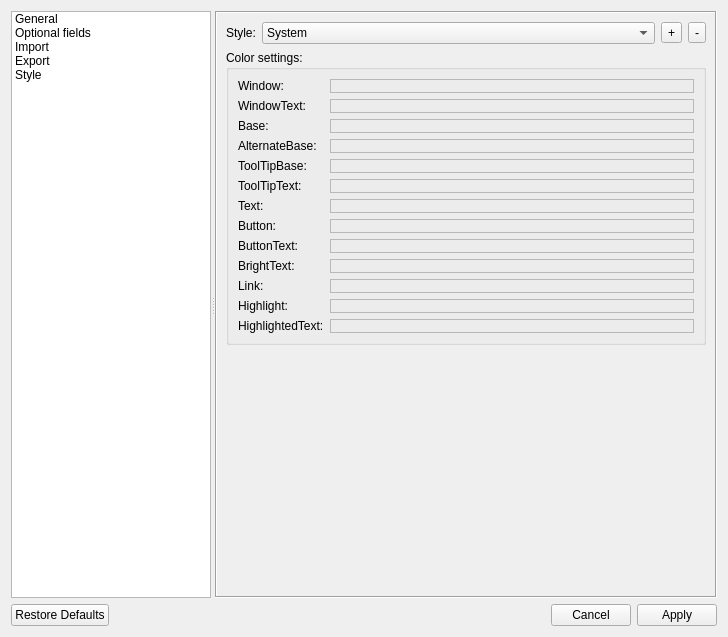
<?xml version="1.0" encoding="UTF-8"?>
<ui version="4.0">
 <class>Settings</class>
 <widget class="QDialog" name="Settings">
  <property name="geometry">
   <rect>
    <x>0</x>
    <y>0</y>
    <width>728</width>
    <height>637</height>
   </rect>
  </property>
  <property name="windowTitle">
   <string>Settings</string>
  </property>
  <property name="windowIcon">
   <iconset resource="resource.qrc">
    <normaloff>:/images/config.png</normaloff>:/images/config.png</iconset>
  </property>
  <layout class="QVBoxLayout" name="verticalLayout_2">
   <item>
    <widget class="QSplitter" name="splitter">
     <property name="orientation">
      <enum>Qt::Horizontal</enum>
     </property>
     <widget class="QListWidget" name="listWidget">
      <property name="sizePolicy">
       <sizepolicy hsizetype="Maximum" vsizetype="Maximum">
        <horstretch>0</horstretch>
        <verstretch>0</verstretch>
       </sizepolicy>
      </property>
      <property name="maximumSize">
       <size>
        <width>200</width>
        <height>16777215</height>
       </size>
      </property>
      <property name="viewMode">
       <enum>QListView::ListMode</enum>
      </property>
      <item>
       <property name="text">
        <string>General</string>
       </property>
       <property name="icon">
        <iconset>
         <normaloff>../../../../images/DBA_Icon.png</normaloff>../../../../images/DBA_Icon.png</iconset>
       </property>
       <property name="flags">
        <set>ItemIsSelectable|ItemIsEnabled</set>
       </property>
      </item>
      <item>
       <property name="text">
        <string>Optional fields</string>
       </property>
       <property name="icon">
        <iconset>
         <normaloff>../../../../images/config.png</normaloff>../../../../images/config.png</iconset>
       </property>
       <property name="flags">
        <set>ItemIsSelectable|ItemIsEnabled</set>
       </property>
      </item>
      <item>
       <property name="text">
        <string>Import</string>
       </property>
       <property name="icon">
        <iconset>
         <normaloff>../../../../images/import.png</normaloff>../../../../images/import.png</iconset>
       </property>
       <property name="flags">
        <set>ItemIsSelectable|ItemIsEnabled</set>
       </property>
      </item>
      <item>
       <property name="text">
        <string>Export</string>
       </property>
       <property name="icon">
        <iconset>
         <normaloff>../../../../images/export.png</normaloff>../../../../images/export.png</iconset>
       </property>
       <property name="flags">
        <set>ItemIsSelectable|ItemIsEnabled</set>
       </property>
      </item>
      <item>
       <property name="text">
        <string>Style</string>
       </property>
      </item>
     </widget>
     <widget class="QStackedWidget" name="StackedWidget">
      <property name="sizePolicy">
       <sizepolicy hsizetype="Minimum" vsizetype="Minimum">
        <horstretch>0</horstretch>
        <verstretch>0</verstretch>
       </sizepolicy>
      </property>
      <property name="minimumSize">
       <size>
        <width>420</width>
        <height>0</height>
       </size>
      </property>
      <property name="frameShape">
       <enum>QFrame::Box</enum>
      </property>
      <property name="frameShadow">
       <enum>QFrame::Sunken</enum>
      </property>
      <property name="currentIndex">
       <number>4</number>
      </property>
      <widget class="QWidget" name="Page_General">
       <layout class="QVBoxLayout" name="verticalLayout">
        <property name="leftMargin">
         <number>2</number>
        </property>
        <property name="topMargin">
         <number>2</number>
        </property>
        <property name="rightMargin">
         <number>2</number>
        </property>
        <property name="bottomMargin">
         <number>2</number>
        </property>
        <item>
         <widget class="QScrollArea" name="ScrollArea_General">
          <property name="frameShape">
           <enum>QFrame::NoFrame</enum>
          </property>
          <property name="widgetResizable">
           <bool>true</bool>
          </property>
          <widget class="QWidget" name="scrollAreaWidgetContents">
           <property name="geometry">
            <rect>
             <x>0</x>
             <y>0</y>
             <width>329</width>
             <height>586</height>
            </rect>
           </property>
           <layout class="QVBoxLayout" name="verticalLayout_4">
            <item>
             <widget class="QGroupBox" name="GroupBox_Global">
              <property name="autoFillBackground">
               <bool>true</bool>
              </property>
              <property name="title">
               <string>Global:</string>
              </property>
              <layout class="QFormLayout" name="formLayout_3">
               <property name="fieldGrowthPolicy">
                <enum>QFormLayout::AllNonFixedFieldsGrow</enum>
               </property>
               <item row="0" column="0">
                <widget class="QLabel" name="Label_Language">
                 <property name="text">
                  <string>Language:</string>
                 </property>
                </widget>
               </item>
               <item row="0" column="1">
                <widget class="QComboBox" name="ComboBox_Language"/>
               </item>
              </layout>
             </widget>
            </item>
            <item>
             <widget class="QGroupBox" name="GroupBox_Network">
              <property name="title">
               <string>Network:</string>
              </property>
              <layout class="QGridLayout" name="gridLayout">
               <item row="0" column="0">
                <widget class="QCheckBox" name="ChBox_CheckForUpdate">
                 <property name="text">
                  <string>Checking updates</string>
                 </property>
                </widget>
               </item>
               <item row="1" column="0">
                <widget class="QCheckBox" name="ChBox_SearchOnShikimori">
                 <property name="text">
                  <string>Live search on shikimori</string>
                 </property>
                </widget>
               </item>
              </layout>
             </widget>
            </item>
            <item>
             <widget class="QGroupBox" name="GroupBox_ActiveSections">
              <property name="sizePolicy">
               <sizepolicy hsizetype="Preferred" vsizetype="Maximum">
                <horstretch>0</horstretch>
                <verstretch>0</verstretch>
               </sizepolicy>
              </property>
              <property name="title">
               <string>Active sections:</string>
              </property>
              <layout class="QHBoxLayout" name="horizontalLayout">
               <item>
                <widget class="QCheckBox" name="ChBox_AS_Anime">
                 <property name="text">
                  <string>Anime</string>
                 </property>
                </widget>
               </item>
               <item>
                <widget class="QCheckBox" name="ChBox_AS_Manga">
                 <property name="text">
                  <string>Manga</string>
                 </property>
                </widget>
               </item>
               <item>
                <widget class="QCheckBox" name="ChBox_AS_Amv">
                 <property name="text">
                  <string>Amv</string>
                 </property>
                </widget>
               </item>
               <item>
                <widget class="QCheckBox" name="ChBox_AS_Dorama">
                 <property name="text">
                  <string>Dorama</string>
                 </property>
                </widget>
               </item>
              </layout>
             </widget>
            </item>
            <item>
             <widget class="QGroupBox" name="GroupBox_ItemList">
              <property name="title">
               <string comment="Current active element">Item list:</string>
              </property>
              <layout class="QFormLayout" name="formLayout">
               <item row="2" column="0">
                <widget class="QLabel" name="Label_Sorting">
                 <property name="text">
                  <string>Sorting:</string>
                 </property>
                </widget>
               </item>
               <item row="2" column="1">
                <widget class="QComboBox" name="ComboBox_ItemList_Sorting"/>
               </item>
               <item row="0" column="0">
                <widget class="QLabel" name="Label_DisplayedField">
                 <property name="text">
                  <string>Displayed field:</string>
                 </property>
                </widget>
               </item>
               <item row="0" column="1">
                <widget class="QComboBox" name="ComboBox_ItemList_DisplayedField">
                 <property name="enabled">
                  <bool>true</bool>
                 </property>
                </widget>
               </item>
              </layout>
             </widget>
            </item>
            <item>
             <widget class="QGroupBox" name="GroupBox_ActiveItem">
              <property name="title">
               <string>Active item:</string>
              </property>
              <layout class="QFormLayout" name="formLayout_2">
               <item row="0" column="0" colspan="2">
                <widget class="QCheckBox" name="ChBox_SwitchCoverOrDir">
                 <property name="text">
                  <string>Switch cover/directory</string>
                 </property>
                </widget>
               </item>
              </layout>
             </widget>
            </item>
            <item>
             <widget class="QGroupBox" name="groupBox">
              <property name="title">
               <string>Work directory:</string>
              </property>
              <property name="checkable">
               <bool>true</bool>
              </property>
              <property name="checked">
               <bool>false</bool>
              </property>
              <layout class="QFormLayout" name="formLayout_5">
               <item row="0" column="1">
                <layout class="QHBoxLayout" name="horizontalLayout_8">
                 <item>
                  <widget class="QLineEdit" name="LineEdit_WorkDir">
                   <property name="dragEnabled">
                    <bool>true</bool>
                   </property>
                   <property name="clearButtonEnabled">
                    <bool>true</bool>
                   </property>
                  </widget>
                 </item>
                 <item>
                  <widget class="QToolButton" name="TBtn_WorkDir_Choose">
                   <property name="text">
                    <string/>
                   </property>
                   <property name="icon">
                    <iconset resource="resource.qrc">
                     <normaloff>:/images/folder.png</normaloff>:/images/folder.png</iconset>
                   </property>
                  </widget>
                 </item>
                </layout>
               </item>
              </layout>
             </widget>
            </item>
            <item>
             <spacer name="VSpacer_General">
              <property name="orientation">
               <enum>Qt::Vertical</enum>
              </property>
              <property name="sizeHint" stdset="0">
               <size>
                <width>20</width>
                <height>40</height>
               </size>
              </property>
             </spacer>
            </item>
           </layout>
          </widget>
         </widget>
        </item>
       </layout>
      </widget>
      <widget class="QWidget" name="Page_OptionalFields">
       <layout class="QVBoxLayout" name="VLay_3">
        <property name="leftMargin">
         <number>2</number>
        </property>
        <property name="topMargin">
         <number>2</number>
        </property>
        <property name="rightMargin">
         <number>2</number>
        </property>
        <property name="bottomMargin">
         <number>2</number>
        </property>
        <item>
         <widget class="QScrollArea" name="ScrollArea_OptionalFields">
          <property name="frameShape">
           <enum>QFrame::NoFrame</enum>
          </property>
          <property name="widgetResizable">
           <bool>true</bool>
          </property>
          <widget class="QWidget" name="scrollAreaWidgetContents_2">
           <property name="geometry">
            <rect>
             <x>0</x>
             <y>0</y>
             <width>314</width>
             <height>261</height>
            </rect>
           </property>
           <layout class="QVBoxLayout" name="verticalLayout_3">
            <item>
             <widget class="QGroupBox" name="GroupBox_Anime">
              <property name="title">
               <string>Anime:</string>
              </property>
              <layout class="QHBoxLayout" name="horizontalLayout_2">
               <item>
                <widget class="QCheckBox" name="ChBox_OptField_Anime_AltTitle">
                 <property name="text">
                  <string>Alt title</string>
                 </property>
                </widget>
               </item>
               <item>
                <widget class="QCheckBox" name="ChBox_OptField_Anime_Director">
                 <property name="text">
                  <string>Director</string>
                 </property>
                </widget>
               </item>
               <item>
                <widget class="QCheckBox" name="ChBox_OptField_Anime_Postscoring">
                 <property name="text">
                  <string>Postscoring</string>
                 </property>
                </widget>
               </item>
              </layout>
             </widget>
            </item>
            <item>
             <widget class="QGroupBox" name="GroupBox_Manga">
              <property name="title">
               <string>Manga:</string>
              </property>
              <layout class="QHBoxLayout" name="horizontalLayout_3">
               <item>
                <widget class="QCheckBox" name="ChBox_OptField_Manga_AltTitle">
                 <property name="text">
                  <string>Alt title</string>
                 </property>
                </widget>
               </item>
               <item>
                <widget class="QCheckBox" name="ChBox_OptField_Manga_Author">
                 <property name="text">
                  <string>Author</string>
                 </property>
                </widget>
               </item>
               <item>
                <widget class="QCheckBox" name="ChBox_OptField_Manga_Translation">
                 <property name="text">
                  <string>Translation</string>
                 </property>
                </widget>
               </item>
              </layout>
             </widget>
            </item>
            <item>
             <widget class="QGroupBox" name="GroupBox_Dorama">
              <property name="title">
               <string>Dorama:</string>
              </property>
              <layout class="QHBoxLayout" name="horizontalLayout_4">
               <item>
                <widget class="QCheckBox" name="ChBox_OptField_Dorama_AltTitle">
                 <property name="text">
                  <string>Alt title</string>
                 </property>
                </widget>
               </item>
               <item>
                <widget class="QCheckBox" name="ChBox_OptField_Dorama_Director">
                 <property name="text">
                  <string>Director</string>
                 </property>
                </widget>
               </item>
               <item>
                <widget class="QLabel" name="label"/>
               </item>
              </layout>
             </widget>
            </item>
            <item>
             <spacer name="VSpacer_OptionalFields">
              <property name="orientation">
               <enum>Qt::Vertical</enum>
              </property>
              <property name="sizeHint" stdset="0">
               <size>
                <width>20</width>
                <height>215</height>
               </size>
              </property>
             </spacer>
            </item>
           </layout>
          </widget>
         </widget>
        </item>
       </layout>
      </widget>
      <widget class="QWidget" name="Page_Import">
       <layout class="QVBoxLayout" name="VLay_Import">
        <property name="leftMargin">
         <number>2</number>
        </property>
        <property name="topMargin">
         <number>2</number>
        </property>
        <property name="rightMargin">
         <number>2</number>
        </property>
        <property name="bottomMargin">
         <number>2</number>
        </property>
        <item>
         <widget class="QScrollArea" name="ScrollArea_Import">
          <property name="frameShape">
           <enum>QFrame::NoFrame</enum>
          </property>
          <property name="widgetResizable">
           <bool>true</bool>
          </property>
          <widget class="QWidget" name="scrollAreaWidgetContents_3">
           <property name="geometry">
            <rect>
             <x>0</x>
             <y>0</y>
             <width>329</width>
             <height>241</height>
            </rect>
           </property>
           <layout class="QVBoxLayout" name="verticalLayout_5">
            <item>
             <layout class="QHBoxLayout" name="HLay_Import_Path">
              <item>
               <widget class="QLineEdit" name="LineEdit_Import_FilePath">
                <property name="dragEnabled">
                 <bool>true</bool>
                </property>
                <property name="clearButtonEnabled">
                 <bool>true</bool>
                </property>
               </widget>
              </item>
              <item>
               <widget class="QToolButton" name="TBtn_Import_Path_Choose">
                <property name="icon">
                 <iconset resource="resource.qrc">
                  <normaloff>:/images/folder.png</normaloff>:/images/folder.png</iconset>
                </property>
               </widget>
              </item>
             </layout>
            </item>
            <item>
             <widget class="QGroupBox" name="GroupBox_ImportSections">
              <property name="title">
               <string>Import sections:</string>
              </property>
              <layout class="QHBoxLayout" name="horizontalLayout_6">
               <item>
                <widget class="QCheckBox" name="ChBox_Import_Anime">
                 <property name="text">
                  <string>Anime</string>
                 </property>
                 <property name="checked">
                  <bool>true</bool>
                 </property>
                </widget>
               </item>
               <item>
                <widget class="QCheckBox" name="ChBox_Import_Manga">
                 <property name="text">
                  <string>Manga</string>
                 </property>
                 <property name="checked">
                  <bool>true</bool>
                 </property>
                </widget>
               </item>
               <item>
                <widget class="QCheckBox" name="ChBox_Import_Amv">
                 <property name="text">
                  <string>Amv</string>
                 </property>
                 <property name="checked">
                  <bool>true</bool>
                 </property>
                </widget>
               </item>
               <item>
                <widget class="QCheckBox" name="ChBox_Import_Dorama">
                 <property name="text">
                  <string>Dorama</string>
                 </property>
                 <property name="checked">
                  <bool>true</bool>
                 </property>
                </widget>
               </item>
              </layout>
             </widget>
            </item>
            <item>
             <widget class="QCheckBox" name="ChBox_Import_Images">
              <property name="text">
               <string>Import images</string>
              </property>
              <property name="checked">
               <bool>true</bool>
              </property>
             </widget>
            </item>
            <item>
             <layout class="QHBoxLayout" name="HLay_Import_Actions">
              <item>
               <widget class="QPushButton" name="PBtn_Import_Append">
                <property name="text">
                 <string>Append</string>
                </property>
                <property name="icon">
                 <iconset resource="resource.qrc">
                  <normaloff>:/images/list-add.png</normaloff>:/images/list-add.png</iconset>
                </property>
               </widget>
              </item>
              <item>
               <widget class="QPushButton" name="PBtn_Import_Replace">
                <property name="text">
                 <string>Replace</string>
                </property>
                <property name="icon">
                 <iconset resource="resource.qrc">
                  <normaloff>:/images/refresh.png</normaloff>:/images/refresh.png</iconset>
                </property>
               </widget>
              </item>
             </layout>
            </item>
            <item>
             <widget class="QProgressBar" name="ProgressBar_Import">
              <property name="value">
               <number>0</number>
              </property>
              <property name="alignment">
               <set>Qt::AlignCenter</set>
              </property>
             </widget>
            </item>
            <item>
             <spacer name="VSpacer_Import">
              <property name="orientation">
               <enum>Qt::Vertical</enum>
              </property>
              <property name="sizeHint" stdset="0">
               <size>
                <width>20</width>
                <height>239</height>
               </size>
              </property>
             </spacer>
            </item>
           </layout>
          </widget>
         </widget>
        </item>
       </layout>
      </widget>
      <widget class="QWidget" name="Page_Export">
       <layout class="QVBoxLayout" name="verticalLayout_6">
        <property name="leftMargin">
         <number>2</number>
        </property>
        <property name="topMargin">
         <number>2</number>
        </property>
        <property name="rightMargin">
         <number>2</number>
        </property>
        <property name="bottomMargin">
         <number>2</number>
        </property>
        <item>
         <widget class="QScrollArea" name="ScrollArea_Export">
          <property name="frameShape">
           <enum>QFrame::NoFrame</enum>
          </property>
          <property name="widgetResizable">
           <bool>true</bool>
          </property>
          <widget class="QWidget" name="scrollAreaWidgetContents_4">
           <property name="geometry">
            <rect>
             <x>0</x>
             <y>0</y>
             <width>329</width>
             <height>239</height>
            </rect>
           </property>
           <layout class="QVBoxLayout" name="verticalLayout_7">
            <item>
             <layout class="QHBoxLayout" name="horizontalLayout_5">
              <item>
               <widget class="QLineEdit" name="LineEdit_Export_FilePath">
                <property name="dragEnabled">
                 <bool>true</bool>
                </property>
                <property name="clearButtonEnabled">
                 <bool>true</bool>
                </property>
               </widget>
              </item>
              <item>
               <widget class="QToolButton" name="TBtn_Export_Path_Choose">
                <property name="icon">
                 <iconset resource="resource.qrc">
                  <normaloff>:/images/folder.png</normaloff>:/images/folder.png</iconset>
                </property>
               </widget>
              </item>
             </layout>
            </item>
            <item>
             <widget class="QGroupBox" name="GroupBox_Export_Sections">
              <property name="title">
               <string>Export sections:</string>
              </property>
              <layout class="QHBoxLayout" name="horizontalLayout_7">
               <item>
                <widget class="QCheckBox" name="ChBox_Export_Anime">
                 <property name="text">
                  <string>Anime</string>
                 </property>
                 <property name="checked">
                  <bool>true</bool>
                 </property>
                </widget>
               </item>
               <item>
                <widget class="QCheckBox" name="ChBox_Export_Manga">
                 <property name="text">
                  <string>Manga</string>
                 </property>
                 <property name="checked">
                  <bool>true</bool>
                 </property>
                </widget>
               </item>
               <item>
                <widget class="QCheckBox" name="ChBox_Export_Amv">
                 <property name="text">
                  <string>Amv</string>
                 </property>
                 <property name="checked">
                  <bool>true</bool>
                 </property>
                </widget>
               </item>
               <item>
                <widget class="QCheckBox" name="ChBox_Export_Dorama">
                 <property name="text">
                  <string>Dorama</string>
                 </property>
                 <property name="checked">
                  <bool>true</bool>
                 </property>
                </widget>
               </item>
              </layout>
             </widget>
            </item>
            <item>
             <widget class="QCheckBox" name="ChBox_Export_Images">
              <property name="text">
               <string>Export images</string>
              </property>
              <property name="checked">
               <bool>true</bool>
              </property>
             </widget>
            </item>
            <item>
             <widget class="QPushButton" name="PBtn_Action_Export">
              <property name="text">
               <string>Export</string>
              </property>
              <property name="icon">
               <iconset resource="resource.qrc">
                <normaloff>:/images/export.png</normaloff>:/images/export.png</iconset>
              </property>
             </widget>
            </item>
            <item>
             <widget class="QProgressBar" name="ProgressBar_Export">
              <property name="value">
               <number>0</number>
              </property>
              <property name="alignment">
               <set>Qt::AlignCenter</set>
              </property>
             </widget>
            </item>
            <item>
             <spacer name="VSpacer_Export">
              <property name="orientation">
               <enum>Qt::Vertical</enum>
              </property>
              <property name="sizeHint" stdset="0">
               <size>
                <width>20</width>
                <height>241</height>
               </size>
              </property>
             </spacer>
            </item>
           </layout>
          </widget>
         </widget>
        </item>
       </layout>
      </widget>
      <widget class="QWidget" name="page">
       <layout class="QFormLayout" name="formLayout_4">
        <property name="fieldGrowthPolicy">
         <enum>QFormLayout::AllNonFixedFieldsGrow</enum>
        </property>
        <item row="0" column="0">
         <widget class="QLabel" name="Lbl_CurrentStyle">
          <property name="text">
           <string>Style:</string>
          </property>
         </widget>
        </item>
        <item row="0" column="1">
         <layout class="QHBoxLayout" name="horizontalLayout_22">
          <property name="topMargin">
           <number>0</number>
          </property>
          <item>
           <widget class="QComboBox" name="ComboBox_CurrentStyle">
            <item>
             <property name="text">
              <string>System</string>
             </property>
            </item>
            <item>
             <property name="text">
              <string>Dark</string>
             </property>
            </item>
           </widget>
          </item>
          <item>
           <widget class="QToolButton" name="TButton_CopyStyle">
            <property name="text">
             <string>+</string>
            </property>
            <property name="icon">
             <iconset theme="list-add" resource="resource.qrc">
              <normaloff>:/images/list-add.png</normaloff>:/images/list-add.png</iconset>
            </property>
           </widget>
          </item>
          <item>
           <widget class="QToolButton" name="TButton_RemoveStyle">
            <property name="text">
             <string>-</string>
            </property>
            <property name="icon">
             <iconset theme="list-remove" resource="resource.qrc">
              <normaloff>:/images/list-remove.png</normaloff>:/images/list-remove.png</iconset>
            </property>
           </widget>
          </item>
         </layout>
        </item>
        <item row="2" column="0" colspan="2">
         <widget class="QGroupBox" name="GroupBox_Style_Colors">
          <property name="title">
           <string>Color settings:</string>
          </property>
          <layout class="QFormLayout" name="formLayout_6">
           <item row="0" column="0">
            <widget class="QLabel" name="label_2">
             <property name="text">
              <string>Window:</string>
             </property>
            </widget>
           </item>
           <item row="0" column="1">
            <layout class="QHBoxLayout" name="horizontalLayout_9">
             <property name="topMargin">
              <number>0</number>
             </property>
             <item>
              <widget class="ColorPicker" name="Frame_Style_Window">
               <property name="frameShape">
                <enum>QFrame::StyledPanel</enum>
               </property>
               <property name="frameShadow">
                <enum>QFrame::Raised</enum>
               </property>
              </widget>
             </item>
            </layout>
           </item>
           <item row="1" column="0">
            <widget class="QLabel" name="Lbl_WindowText">
             <property name="text">
              <string>WindowText:</string>
             </property>
            </widget>
           </item>
           <item row="1" column="1">
            <layout class="QHBoxLayout" name="horizontalLayout_10">
             <property name="topMargin">
              <number>0</number>
             </property>
             <item>
              <widget class="ColorPicker" name="Frame_Style_WindowText">
               <property name="frameShape">
                <enum>QFrame::StyledPanel</enum>
               </property>
               <property name="frameShadow">
                <enum>QFrame::Raised</enum>
               </property>
              </widget>
             </item>
            </layout>
           </item>
           <item row="2" column="0">
            <widget class="QLabel" name="label_3">
             <property name="text">
              <string>Base:</string>
             </property>
            </widget>
           </item>
           <item row="2" column="1">
            <layout class="QHBoxLayout" name="horizontalLayout_11">
             <property name="topMargin">
              <number>0</number>
             </property>
             <item>
              <widget class="ColorPicker" name="Frame_Style_Base">
               <property name="frameShape">
                <enum>QFrame::StyledPanel</enum>
               </property>
               <property name="frameShadow">
                <enum>QFrame::Raised</enum>
               </property>
              </widget>
             </item>
            </layout>
           </item>
           <item row="3" column="0">
            <widget class="QLabel" name="label_4">
             <property name="text">
              <string>AlternateBase:</string>
             </property>
            </widget>
           </item>
           <item row="3" column="1">
            <layout class="QHBoxLayout" name="horizontalLayout_12">
             <property name="topMargin">
              <number>0</number>
             </property>
             <item>
              <widget class="ColorPicker" name="Frame_Style_AlternateBase">
               <property name="frameShape">
                <enum>QFrame::StyledPanel</enum>
               </property>
               <property name="frameShadow">
                <enum>QFrame::Raised</enum>
               </property>
              </widget>
             </item>
            </layout>
           </item>
           <item row="4" column="0">
            <widget class="QLabel" name="label_5">
             <property name="text">
              <string>ToolTipBase:</string>
             </property>
            </widget>
           </item>
           <item row="4" column="1">
            <layout class="QHBoxLayout" name="horizontalLayout_13">
             <property name="topMargin">
              <number>0</number>
             </property>
             <item>
              <widget class="ColorPicker" name="Frame_Style_ToolTipBase">
               <property name="frameShape">
                <enum>QFrame::StyledPanel</enum>
               </property>
               <property name="frameShadow">
                <enum>QFrame::Raised</enum>
               </property>
              </widget>
             </item>
            </layout>
           </item>
           <item row="5" column="0">
            <widget class="QLabel" name="label_6">
             <property name="text">
              <string>ToolTipText:</string>
             </property>
            </widget>
           </item>
           <item row="5" column="1">
            <layout class="QHBoxLayout" name="horizontalLayout_14">
             <property name="topMargin">
              <number>0</number>
             </property>
             <item>
              <widget class="ColorPicker" name="Frame_Style_ToolTipText">
               <property name="frameShape">
                <enum>QFrame::StyledPanel</enum>
               </property>
               <property name="frameShadow">
                <enum>QFrame::Raised</enum>
               </property>
              </widget>
             </item>
            </layout>
           </item>
           <item row="6" column="0">
            <widget class="QLabel" name="label_7">
             <property name="text">
              <string>Text:</string>
             </property>
            </widget>
           </item>
           <item row="6" column="1">
            <layout class="QHBoxLayout" name="horizontalLayout_15">
             <property name="topMargin">
              <number>0</number>
             </property>
             <item>
              <widget class="ColorPicker" name="Frame_Style_Text">
               <property name="frameShape">
                <enum>QFrame::StyledPanel</enum>
               </property>
               <property name="frameShadow">
                <enum>QFrame::Raised</enum>
               </property>
              </widget>
             </item>
            </layout>
           </item>
           <item row="7" column="0">
            <widget class="QLabel" name="label_8">
             <property name="text">
              <string>Button:</string>
             </property>
            </widget>
           </item>
           <item row="7" column="1">
            <layout class="QHBoxLayout" name="horizontalLayout_16">
             <property name="topMargin">
              <number>0</number>
             </property>
             <item>
              <widget class="ColorPicker" name="Frame_Style_Button">
               <property name="frameShape">
                <enum>QFrame::StyledPanel</enum>
               </property>
               <property name="frameShadow">
                <enum>QFrame::Raised</enum>
               </property>
              </widget>
             </item>
            </layout>
           </item>
           <item row="8" column="0">
            <widget class="QLabel" name="label_9">
             <property name="text">
              <string>ButtonText:</string>
             </property>
            </widget>
           </item>
           <item row="8" column="1">
            <layout class="QHBoxLayout" name="horizontalLayout_17">
             <property name="topMargin">
              <number>0</number>
             </property>
             <item>
              <widget class="ColorPicker" name="Frame_Style_ButtonText">
               <property name="frameShape">
                <enum>QFrame::StyledPanel</enum>
               </property>
               <property name="frameShadow">
                <enum>QFrame::Raised</enum>
               </property>
              </widget>
             </item>
            </layout>
           </item>
           <item row="9" column="0">
            <widget class="QLabel" name="label_13">
             <property name="text">
              <string>BrightText:</string>
             </property>
            </widget>
           </item>
           <item row="9" column="1">
            <layout class="QHBoxLayout" name="horizontalLayout_21">
             <property name="topMargin">
              <number>0</number>
             </property>
             <item>
              <widget class="ColorPicker" name="Frame_Style_BrightText">
               <property name="frameShape">
                <enum>QFrame::StyledPanel</enum>
               </property>
               <property name="frameShadow">
                <enum>QFrame::Raised</enum>
               </property>
              </widget>
             </item>
            </layout>
           </item>
           <item row="10" column="0">
            <widget class="QLabel" name="label_10">
             <property name="text">
              <string>Link:</string>
             </property>
            </widget>
           </item>
           <item row="10" column="1">
            <layout class="QHBoxLayout" name="horizontalLayout_18">
             <property name="topMargin">
              <number>0</number>
             </property>
             <item>
              <widget class="ColorPicker" name="Frame_Style_Link">
               <property name="frameShape">
                <enum>QFrame::StyledPanel</enum>
               </property>
               <property name="frameShadow">
                <enum>QFrame::Raised</enum>
               </property>
              </widget>
             </item>
            </layout>
           </item>
           <item row="11" column="0">
            <widget class="QLabel" name="label_11">
             <property name="text">
              <string>Highlight:</string>
             </property>
            </widget>
           </item>
           <item row="11" column="1">
            <layout class="QHBoxLayout" name="horizontalLayout_19">
             <property name="topMargin">
              <number>0</number>
             </property>
             <item>
              <widget class="ColorPicker" name="Frame_Style_Highlight">
               <property name="frameShape">
                <enum>QFrame::StyledPanel</enum>
               </property>
               <property name="frameShadow">
                <enum>QFrame::Raised</enum>
               </property>
              </widget>
             </item>
            </layout>
           </item>
           <item row="12" column="0">
            <widget class="QLabel" name="label_12">
             <property name="text">
              <string>HighlightedText:</string>
             </property>
            </widget>
           </item>
           <item row="12" column="1">
            <layout class="QHBoxLayout" name="horizontalLayout_20">
             <property name="topMargin">
              <number>0</number>
             </property>
             <item>
              <widget class="ColorPicker" name="Frame_Style_HighlightedText">
               <property name="frameShape">
                <enum>QFrame::StyledPanel</enum>
               </property>
               <property name="frameShadow">
                <enum>QFrame::Raised</enum>
               </property>
              </widget>
             </item>
            </layout>
           </item>
          </layout>
         </widget>
        </item>
       </layout>
      </widget>
     </widget>
    </widget>
   </item>
   <item>
    <widget class="QDialogButtonBox" name="BtnBox">
     <property name="orientation">
      <enum>Qt::Horizontal</enum>
     </property>
     <property name="standardButtons">
      <set>QDialogButtonBox::Apply|QDialogButtonBox::Cancel|QDialogButtonBox::RestoreDefaults</set>
     </property>
    </widget>
   </item>
  </layout>
  <action name="actionShowImportProgressBar">
   <property name="text">
    <string>ShowImportProgressBar</string>
   </property>
   <property name="toolTip">
    <string>Switch progress bar or action buttons</string>
   </property>
  </action>
  <action name="actionShowExportProgressBar">
   <property name="text">
    <string>ShowExportProgressBar</string>
   </property>
   <property name="toolTip">
    <string>Switch export button or progress bar</string>
   </property>
  </action>
 </widget>
 <customwidgets>
  <customwidget>
   <class>ColorPicker</class>
   <extends>QFrame</extends>
   <header>widgets/colorpicker.h</header>
   <container>1</container>
  </customwidget>
 </customwidgets>
 <resources>
  <include location="resource.qrc"/>
 </resources>
 <connections>
  <connection>
   <sender>BtnBox</sender>
   <signal>accepted()</signal>
   <receiver>Settings</receiver>
   <slot>accept()</slot>
   <hints>
    <hint type="sourcelabel">
     <x>248</x>
     <y>254</y>
    </hint>
    <hint type="destinationlabel">
     <x>157</x>
     <y>274</y>
    </hint>
   </hints>
  </connection>
  <connection>
   <sender>BtnBox</sender>
   <signal>rejected()</signal>
   <receiver>Settings</receiver>
   <slot>reject()</slot>
   <hints>
    <hint type="sourcelabel">
     <x>316</x>
     <y>260</y>
    </hint>
    <hint type="destinationlabel">
     <x>286</x>
     <y>274</y>
    </hint>
   </hints>
  </connection>
 </connections>
</ui>
